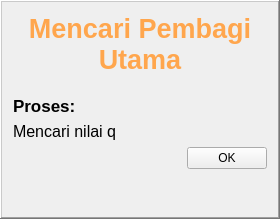
          <widget class="QFrame" name="frame_input">
           <property name="maximumSize">
            <size>
             <width>280</width>
             <height>16777215</height>
            </size>
           </property>
           <property name="frameShape">
            <enum>QFrame::WinPanel</enum>
           </property>
           <property name="frameShadow">
            <enum>QFrame::Raised</enum>
           </property>
           <layout class="QGridLayout" name="gridLayout_2">
            <item row="0" column="0">
             <layout class="QVBoxLayout" name="verticalLayout_7">
              <item>
               <widget class="QLabel" name="label_judul">
                <property name="font">
                 <font>
                  <pointsize>20</pointsize>
                  <weight>75</weight>
                  <italic>false</italic>
                  <bold>true</bold>
                  <underline>false</underline>
                 </font>
                </property>
                <property name="styleSheet">
                 <string notr="true">color: rgb(255, 166, 77);</string>
                </property>
                <property name="text">
                 <string>Mencari Pembagi Utama</string>
                </property>
                <property name="alignment">
                 <set>Qt::AlignCenter</set>
                </property>
                <property name="wordWrap">
                 <bool>true</bool>
                </property>
                <property name="margin">
                 <number>10</number>
                </property>
               </widget>
              </item>
              <item>
               <layout class="QVBoxLayout" name="verticalLayout_6">
                <property name="topMargin">
                 <number>15</number>
                </property>
                <item>
                 <widget class="QLabel" name="label_15">
                  <property name="font">
                   <font>
                    <pointsize>13</pointsize>
                    <weight>75</weight>
                    <bold>true</bold>
                   </font>
                  </property>
                  <property name="text">
                   <string>Proses:</string>
                  </property>
                 </widget>
                </item>
                <item>
                 <widget class="QLabel" name="label_5">
                  <property name="font">
                   <font>
                    <pointsize>12</pointsize>
                   </font>
                  </property>
                  <property name="text">
                   <string>Mencari nilai q</string>
                  </property>
                 </widget>
                </item>
                <item>
                 <layout class="QHBoxLayout" name="horizontalLayout_2">
                  <item>
                   <spacer name="horizontalSpacer">
                    <property name="orientation">
                     <enum>Qt::Horizontal</enum>
                    </property>
                    <property name="sizeHint" stdset="0">
                     <size>
                      <width>40</width>
                      <height>20</height>
                     </size>
                    </property>
                   </spacer>
                  </item>
                  <item>
                   <widget class="QPushButton" name="btn_ok">
                    <property name="sizePolicy">
                     <sizepolicy hsizetype="Minimum" vsizetype="Fixed">
                      <horstretch>0</horstretch>
                      <verstretch>0</verstretch>
                     </sizepolicy>
                    </property>
                    <property name="minimumSize">
                     <size>
                      <width>0</width>
                      <height>0</height>
                     </size>
                    </property>
                    <property name="text">
                     <string>OK</string>
                    </property>
                   </widget>
                  </item>
                 </layout>
                </item>
               </layout>
              </item>
              <item>
               <spacer name="verticalSpacer">
                <property name="orientation">
                 <enum>Qt::Vertical</enum>
                </property>
                <property name="sizeHint" stdset="0">
                 <size>
                  <width>20</width>
                  <height>40</height>
                 </size>
                </property>
               </spacer>
              </item>
              <item>
               <layout class="QHBoxLayout" name="horizontalLayout_4">
                <item>
                 <spacer name="horizontalSpacer_2">
                  <property name="orientation">
                   <enum>Qt::Horizontal</enum>
                  </property>
                  <property name="sizeHint" stdset="0">
                   <size>
                    <width>40</width>
                    <height>20</height>
                   </size>
                  </property>
                 </spacer>
                </item>
                <item>
                 <widget class="QPushButton" name="btn_next">
                  <property name="font">
                   <font>
                    <weight>75</weight>
                    <bold>true</bold>
                   </font>
                  </property>
                  <property name="cursor">
                   <cursorShape>SizeHorCursor</cursorShape>
                  </property>
                  <property name="text">
                   <string/>
                  </property>
                  <property name="autoDefault">
                   <bool>false</bool>
                  </property>
                  <property name="default">
                   <bool>false</bool>
                  </property>
                  <property name="flat">
                   <bool>true</bool>
                  </property>
                 </widget>
                </item>
               </layout>
              </item>
             </layout>
            </item>
           </layout>
           <zorder></zorder>
          </widget>
